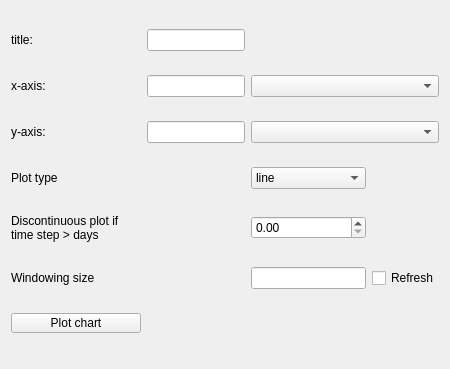
<?xml version="1.0" encoding="UTF-8"?>
<ui version="4.0">
 <class>PlotterWidget</class>
 <widget class="QWidget" name="PlotterWidget">
  <property name="geometry">
   <rect>
    <x>0</x>
    <y>0</y>
    <width>450</width>
    <height>369</height>
   </rect>
  </property>
  <property name="windowTitle">
   <string>PlotterWidget</string>
  </property>
  <layout class="QGridLayout" name="gridLayout">
   <item row="3" column="3">
    <widget class="QComboBox" name="inPlotType">
     <property name="font">
      <font>
       <pointsize>9</pointsize>
      </font>
     </property>
     <item>
      <property name="text">
       <string>line</string>
      </property>
     </item>
     <item>
      <property name="text">
       <string>line and marker</string>
      </property>
     </item>
     <item>
      <property name="text">
       <string>line and cross</string>
      </property>
     </item>
     <item>
      <property name="text">
       <string>marker</string>
      </property>
     </item>
     <item>
      <property name="text">
       <string>step-pre</string>
      </property>
     </item>
     <item>
      <property name="text">
       <string>step-post</string>
      </property>
     </item>
    </widget>
   </item>
   <item row="1" column="1">
    <widget class="QLabel" name="xcol_QLabel">
     <property name="sizePolicy">
      <sizepolicy hsizetype="Preferred" vsizetype="Fixed">
       <horstretch>0</horstretch>
       <verstretch>0</verstretch>
      </sizepolicy>
     </property>
     <property name="minimumSize">
      <size>
       <width>92</width>
       <height>0</height>
      </size>
     </property>
     <property name="font">
      <font>
       <pointsize>9</pointsize>
      </font>
     </property>
     <property name="text">
      <string>x-axis:</string>
     </property>
    </widget>
   </item>
   <item row="0" column="1">
    <widget class="QLabel" name="label_2">
     <property name="text">
      <string>title:</string>
     </property>
    </widget>
   </item>
   <item row="1" column="3" colspan="2">
    <widget class="QComboBox" name="inXAxis">
     <property name="sizePolicy">
      <sizepolicy hsizetype="Expanding" vsizetype="Fixed">
       <horstretch>0</horstretch>
       <verstretch>0</verstretch>
      </sizepolicy>
     </property>
     <property name="minimumSize">
      <size>
       <width>87</width>
       <height>0</height>
      </size>
     </property>
     <property name="maximumSize">
      <size>
       <width>20000</width>
       <height>16777215</height>
      </size>
     </property>
     <property name="font">
      <font>
       <pointsize>9</pointsize>
      </font>
     </property>
    </widget>
   </item>
   <item row="2" column="1">
    <widget class="QLabel" name="ycol_QLabel">
     <property name="sizePolicy">
      <sizepolicy hsizetype="Preferred" vsizetype="Fixed">
       <horstretch>0</horstretch>
       <verstretch>0</verstretch>
      </sizepolicy>
     </property>
     <property name="minimumSize">
      <size>
       <width>92</width>
       <height>0</height>
      </size>
     </property>
     <property name="font">
      <font>
       <pointsize>9</pointsize>
      </font>
     </property>
     <property name="text">
      <string>y-axis:</string>
     </property>
    </widget>
   </item>
   <item row="0" column="2">
    <widget class="QLineEdit" name="inTitle"/>
   </item>
   <item row="3" column="1">
    <widget class="QLabel" name="label_8">
     <property name="font">
      <font>
       <pointsize>9</pointsize>
      </font>
     </property>
     <property name="text">
      <string>Plot type</string>
     </property>
    </widget>
   </item>
   <item row="2" column="3" colspan="2">
    <widget class="QComboBox" name="inYAxis">
     <property name="sizePolicy">
      <sizepolicy hsizetype="Expanding" vsizetype="Fixed">
       <horstretch>0</horstretch>
       <verstretch>0</verstretch>
      </sizepolicy>
     </property>
     <property name="minimumSize">
      <size>
       <width>87</width>
       <height>0</height>
      </size>
     </property>
     <property name="maximumSize">
      <size>
       <width>2000</width>
       <height>16777215</height>
      </size>
     </property>
     <property name="font">
      <font>
       <pointsize>9</pointsize>
      </font>
     </property>
    </widget>
   </item>
   <item row="4" column="1">
    <widget class="QLabel" name="maxtstep_QLabel">
     <property name="sizePolicy">
      <sizepolicy hsizetype="Preferred" vsizetype="Preferred">
       <horstretch>0</horstretch>
       <verstretch>0</verstretch>
      </sizepolicy>
     </property>
     <property name="minimumSize">
      <size>
       <width>130</width>
       <height>30</height>
      </size>
     </property>
     <property name="font">
      <font>
       <pointsize>9</pointsize>
      </font>
     </property>
     <property name="text">
      <string>Discontinuous plot if time step &gt; days</string>
     </property>
     <property name="wordWrap">
      <bool>true</bool>
     </property>
    </widget>
   </item>
   <item row="4" column="3">
    <widget class="QDoubleSpinBox" name="inStep">
     <property name="sizePolicy">
      <sizepolicy hsizetype="Preferred" vsizetype="Fixed">
       <horstretch>0</horstretch>
       <verstretch>0</verstretch>
      </sizepolicy>
     </property>
     <property name="maximum">
      <double>1000.000000000000000</double>
     </property>
     <property name="singleStep">
      <double>1.000000000000000</double>
     </property>
     <property name="value">
      <double>0.000000000000000</double>
     </property>
    </widget>
   </item>
   <item row="5" column="3">
    <widget class="QLineEdit" name="inWindowSize"/>
   </item>
   <item row="5" column="1">
    <widget class="QLabel" name="label">
     <property name="text">
      <string>Windowing size</string>
     </property>
    </widget>
   </item>
   <item row="1" column="2">
    <widget class="QLineEdit" name="inXLabel"/>
   </item>
   <item row="2" column="2">
    <widget class="QLineEdit" name="inYLabel"/>
   </item>
   <item row="5" column="4">
    <widget class="QCheckBox" name="inOptRefresh">
     <property name="text">
      <string>Refresh</string>
     </property>
    </widget>
   </item>
   <item row="6" column="1">
    <widget class="QPushButton" name="inPlot">
     <property name="sizePolicy">
      <sizepolicy hsizetype="Preferred" vsizetype="Fixed">
       <horstretch>0</horstretch>
       <verstretch>0</verstretch>
      </sizepolicy>
     </property>
     <property name="minimumSize">
      <size>
       <width>97</width>
       <height>20</height>
      </size>
     </property>
     <property name="maximumSize">
      <size>
       <width>200</width>
       <height>20</height>
      </size>
     </property>
     <property name="sizeIncrement">
      <size>
       <width>0</width>
       <height>0</height>
      </size>
     </property>
     <property name="font">
      <font>
       <pointsize>9</pointsize>
      </font>
     </property>
     <property name="text">
      <string>Plot chart</string>
     </property>
    </widget>
   </item>
  </layout>
 </widget>
 <resources/>
 <connections/>
</ui>
